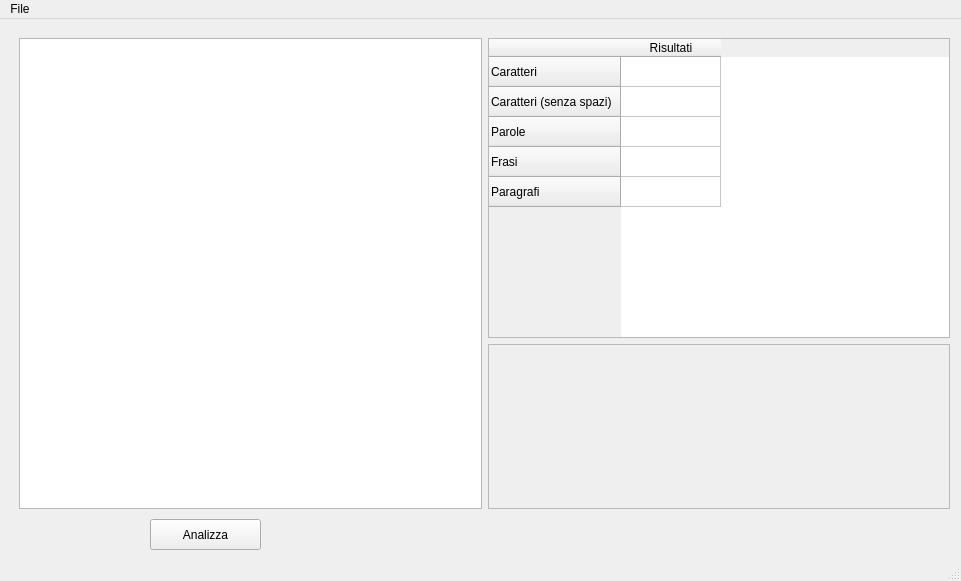
<?xml version="1.0" encoding="UTF-8"?>
<ui version="4.0">
 <class>MainWindow</class>
 <widget class="QMainWindow" name="MainWindow">
  <property name="geometry">
   <rect>
    <x>0</x>
    <y>0</y>
    <width>961</width>
    <height>581</height>
   </rect>
  </property>
  <property name="minimumSize">
   <size>
    <width>961</width>
    <height>581</height>
   </size>
  </property>
  <property name="maximumSize">
   <size>
    <width>961</width>
    <height>581</height>
   </size>
  </property>
  <property name="windowTitle">
   <string>MainWindow</string>
  </property>
  <widget class="QWidget" name="centralwidget">
   <property name="enabled">
    <bool>true</bool>
   </property>
   <property name="maximumSize">
    <size>
     <width>988</width>
     <height>538</height>
    </size>
   </property>
   <widget class="QPushButton" name="Analizza">
    <property name="geometry">
     <rect>
      <x>150</x>
      <y>500</y>
      <width>111</width>
      <height>31</height>
     </rect>
    </property>
    <property name="text">
     <string>Analizza</string>
    </property>
   </widget>
   <widget class="QWidget" name="horizontalLayoutWidget">
    <property name="geometry">
     <rect>
      <x>19</x>
      <y>19</y>
      <width>931</width>
      <height>471</height>
     </rect>
    </property>
    <layout class="QHBoxLayout" name="horizontalLayout_2">
     <property name="sizeConstraint">
      <enum>QLayout::SetDefaultConstraint</enum>
     </property>
     <item>
      <widget class="QTextEdit" name="Testo"/>
     </item>
     <item>
      <layout class="QVBoxLayout" name="verticalLayout">
       <item>
        <widget class="QTableWidget" name="tabellaRisultati">
         <property name="maximumSize">
          <size>
           <width>16777215</width>
           <height>300</height>
          </size>
         </property>
         <property name="editTriggers">
          <set>QAbstractItemView::NoEditTriggers</set>
         </property>
         <row>
          <property name="text">
           <string>Caratteri</string>
          </property>
         </row>
         <row>
          <property name="text">
           <string>Caratteri (senza spazi)</string>
          </property>
         </row>
         <row>
          <property name="text">
           <string>Parole</string>
          </property>
         </row>
         <row>
          <property name="text">
           <string>Frasi</string>
          </property>
         </row>
         <row>
          <property name="text">
           <string>Paragrafi</string>
          </property>
         </row>
         <column>
          <property name="text">
           <string>Risultati</string>
          </property>
         </column>
        </widget>
       </item>
       <item>
        <layout class="QHBoxLayout" name="horizontalLayout">
         <item>
          <widget class="QFrame" name="frame">
           <property name="frameShape">
            <enum>QFrame::StyledPanel</enum>
           </property>
           <property name="frameShadow">
            <enum>QFrame::Raised</enum>
           </property>
          </widget>
         </item>
        </layout>
       </item>
      </layout>
     </item>
    </layout>
   </widget>
  </widget>
  <widget class="QMenuBar" name="menubar">
   <property name="geometry">
    <rect>
     <x>0</x>
     <y>0</y>
     <width>961</width>
     <height>21</height>
    </rect>
   </property>
   <widget class="QMenu" name="menuFile">
    <property name="title">
     <string>File</string>
    </property>
    <addaction name="actionOpen"/>
   </widget>
   <addaction name="menuFile"/>
  </widget>
  <widget class="QStatusBar" name="statusbar"/>
  <action name="actionOpen">
   <property name="text">
    <string>Open</string>
   </property>
  </action>
 </widget>
 <resources/>
 <connections/>
</ui>
